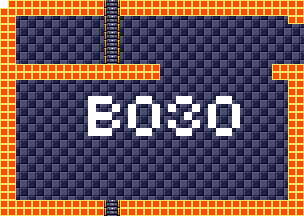

A level layout from a 2D game, rendered from its tile map. Below: a short description, then the map file with tile-grid data replaced by summaries:
An orthogonal 38x27 tile map with 8x8 px tiles, 4 tile layers (background, foreground, room numbers, Objects), 15 tilesets.

<map version="1.5" tiledversion="1.7.1" orientation="orthogonal" renderorder="right-down" width="38" height="27" tilewidth="8" tileheight="8" infinite="0" nextlayerid="11" nextobjectid="1">
 <tileset firstgid="1" source="tilesheets/tsKarniMata.tsx" />
 <tileset firstgid="1025" source="tilesheets/tsVoodooWasp.tsx" />
 <tileset firstgid="2049" source="tilesheets/tsBurial.tsx" />
 <tileset firstgid="3073" source="tilesheets/tsBlueTemple.tsx" />
 <tileset firstgid="4097" source="tilesheets/tsGoddess.tsx" />
 <tileset firstgid="5121" source="tilesheets/tsKonark.tsx" />
 <tileset firstgid="6145" name="sEnemies" tilewidth="8" tileheight="8" tilecount="1024" columns="32">
  <image source="../grapx/tilesheets/sObjects.bmp" trans="ff94ff" width="256" height="256" />
 </tileset>
 <tileset firstgid="7169" source="tilesheets/tsIceTemple.tsx" />
 <tileset firstgid="8193" source="tilesheets/tsLavaArea.tsx" />
 <tileset firstgid="9217" source="tilesheets/tsBossArea.tsx" />
 <tileset firstgid="10241" source="tilesheets/tsPegu.tsx" />
 <tileset firstgid="11265" source="tilesheets/sTiwanakuTemple.tsx" />
 <tileset firstgid="12289" source="tilesheets/sIndraTemple.tsx" />
 <tileset firstgid="13313" source="tilesheets/sTeleport.tsx" />
 <tileset firstgid="14337" source="tilesheets/sObjects.tsx" />
 <layer id="2" name="background" width="38" height="27">
  <data>[1026 cells, 1026 non-empty, 2 distinct tile ids]</data>
 </layer>
 <layer id="1" name="foreground" width="38" height="27">
  <data>[1026 cells, 286 non-empty, 3 distinct tile ids]</data>
 </layer>
 <layer id="7" name="room numbers" width="38" height="27">
  <data>[1026 cells, 43 non-empty, 1 distinct tile ids]</data>
 </layer>
 <layer id="10" name="Objects" width="38" height="27">
  <data>[1026 cells, 0 non-empty, 0 distinct tile ids]</data>
 </layer>
</map>
